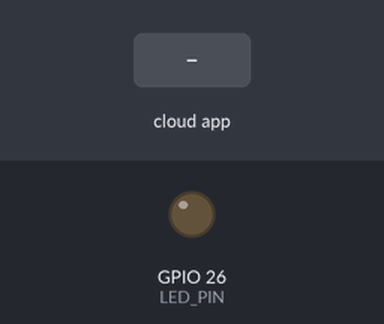
Bench run of a sketch on a simulated ESP32. Shown: output pins drawn as LEDs (lit = HIGH). Inputs (shaded band) come from the test bench. WiFi joins after 1.5 s; servers stay silent unless stated; the Firebase database answers and starts empty; what the sketch prints to the serial monitor is not drawn.

Above: at 3.2 s.
3.3 s: the phone or cloud app sets ledState to 1
At 4.3 s:
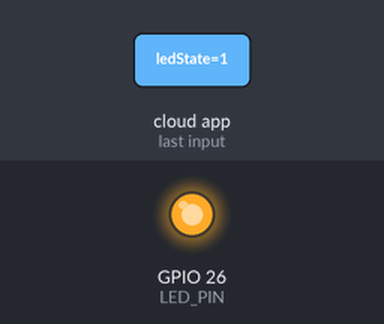
4.8 s: the phone or cloud app sets ledState to 0
At 6.1 s:
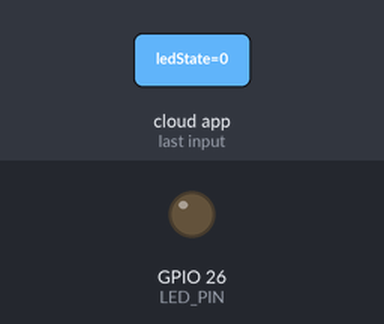
Timing chart, 0 to 7.8 s (numbered marks = the images above; inputs shaded):
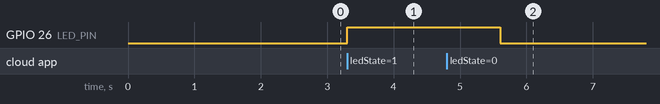

The sketch:

test1.ino
```cpp
// Key: BGdm0pXTH3LSkpFsXVzefybzs2MBYH5cmB6c8ChLT6FAQtGYykaz_ote6ehZvm6NcR9KSKQDOyTFU5cjTzFkQzI

#include <Arduino.h>
#include <WiFi.h>
// Firebase library for ESP8266/ESP32
#include <FirebaseESP32.h>
//#include <Firebase_ESP_Client.h>

// Replace with your Firebase project and database details
#define FIREBASE_HOST "https://console.firebase.google.com/u/1/project/rfiddoorlock-2f62e/database/rfiddoorlock-2f62e-default-rtdb/data"
// Replace with your Firebase API key
#define FIREBASE_AUTH "BGdm0pXTH3LSkpFsXVzefybzs2MBYH5cmB6c8ChLT6FAQtGYykaz_ote6ehZvm6NcR9KSKQDOyTFU5cjTzFkQzI"

// GPIO pin connected to the LED
#define LED_PIN 26

FirebaseData firebaseData;

void setup() {
  pinMode(LED_PIN, OUTPUT);

  Serial.begin(115200);

  // Connect to Wi-Fi
  WiFi.begin("Dell Smart TV", "123456789");
  while (WiFi.status() != WL_CONNECTED) {
    delay(1000);
    Serial.println("Connecting to WiFi...");
  }
  Serial.println("Connected to WiFi");

  Serial.println();
  Serial.print("Connected with IP: ");
  Serial.println(WiFi.localIP());
  Serial.println();

  // Initialize Firebase
  Firebase.begin(FIREBASE_HOST, FIREBASE_AUTH);
  Firebase.reconnectWiFi(true);
}

void loop() {
  // Read the LED state from Firebase
  if (Firebase.getInt(firebaseData, "/ledState")) {
    int ledState = firebaseData.intData();
    if (ledState == 1) {
      digitalWrite(LED_PIN, HIGH); // Turn on the LED
    } else {
      digitalWrite(LED_PIN, LOW); // Turn off the LED
    }
  } else {
    Serial.println("Firebase read failed");
  }

  // Wait for a while before checking again
  delay(1000);
}
```

Measured:
- after the input at 3.3 s, GPIO 26 (LED_PIN): LOW → HIGH at once
- after the input at 4.8 s, GPIO 26 (LED_PIN): HIGH → LOW after 0.80 s
